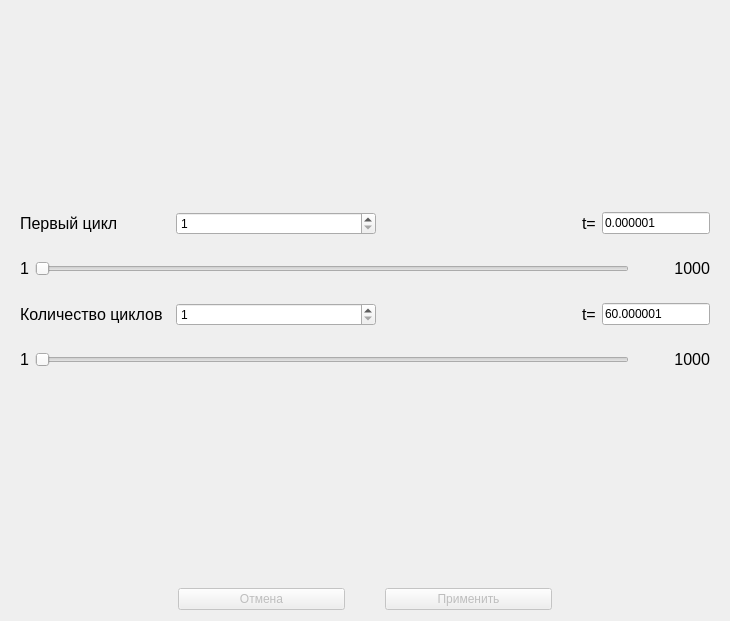
<?xml version="1.0" encoding="UTF-8"?>
<ui version="4.0">
 <class>NumCyclesPanel</class>
 <widget class="QWidget" name="NumCyclesPanel">
  <property name="geometry">
   <rect>
    <x>0</x>
    <y>0</y>
    <width>730</width>
    <height>621</height>
   </rect>
  </property>
  <property name="windowTitle">
   <string>Form</string>
  </property>
  <layout class="QVBoxLayout" name="verticalLayout_4" stretch="1,1,1,0">
   <property name="spacing">
    <number>0</number>
   </property>
   <item>
    <spacer name="verticalSpacer_2">
     <property name="orientation">
      <enum>Qt::Orientation::Vertical</enum>
     </property>
     <property name="sizeHint" stdset="0">
      <size>
       <width>20</width>
       <height>181</height>
      </size>
     </property>
    </spacer>
   </item>
   <item>
    <widget class="QWidget" name="wgt_cycles" native="true">
     <layout class="QVBoxLayout" name="verticalLayout_3">
      <item>
       <layout class="QVBoxLayout" name="verticalLayout_2">
        <item>
         <layout class="QHBoxLayout" name="horizontalLayout_5" stretch="0,0,0,0,0">
          <item>
           <widget class="QLabel" name="lbl_first_cycle">
            <property name="minimumSize">
             <size>
              <width>150</width>
              <height>0</height>
             </size>
            </property>
            <property name="text">
             <string>&lt;html&gt;&lt;head/&gt;&lt;body&gt;&lt;p&gt;&lt;span style=&quot; font-size:12pt;&quot;&gt;Первый цикл&lt;/span&gt;&lt;/p&gt;&lt;/body&gt;&lt;/html&gt;</string>
            </property>
           </widget>
          </item>
          <item>
           <widget class="QSpinBox" name="spin_first_cycle">
            <property name="sizePolicy">
             <sizepolicy hsizetype="Expanding" vsizetype="Fixed">
              <horstretch>0</horstretch>
              <verstretch>0</verstretch>
             </sizepolicy>
            </property>
            <property name="minimumSize">
             <size>
              <width>0</width>
              <height>0</height>
             </size>
            </property>
            <property name="maximumSize">
             <size>
              <width>200</width>
              <height>16777215</height>
             </size>
            </property>
            <property name="minimum">
             <number>1</number>
            </property>
           </widget>
          </item>
          <item>
           <spacer name="horizontalSpacer_4">
            <property name="orientation">
             <enum>Qt::Orientation::Horizontal</enum>
            </property>
            <property name="sizeHint" stdset="0">
             <size>
              <width>40</width>
              <height>20</height>
             </size>
            </property>
           </spacer>
          </item>
          <item>
           <widget class="QLabel" name="lbl_tstart">
            <property name="font">
             <font>
              <pointsize>12</pointsize>
             </font>
            </property>
            <property name="text">
             <string>t=</string>
            </property>
           </widget>
          </item>
          <item>
           <widget class="QLineEdit" name="le_tstart">
            <property name="sizePolicy">
             <sizepolicy hsizetype="Preferred" vsizetype="Fixed">
              <horstretch>0</horstretch>
              <verstretch>0</verstretch>
             </sizepolicy>
            </property>
            <property name="text">
             <string>0.000001</string>
            </property>
            <property name="readOnly">
             <bool>true</bool>
            </property>
           </widget>
          </item>
         </layout>
        </item>
        <item>
         <layout class="QHBoxLayout" name="horizontalLayout_6">
          <item>
           <widget class="QLabel" name="lbl_first_cycle_min">
            <property name="sizePolicy">
             <sizepolicy hsizetype="Preferred" vsizetype="Preferred">
              <horstretch>0</horstretch>
              <verstretch>0</verstretch>
             </sizepolicy>
            </property>
            <property name="minimumSize">
             <size>
              <width>0</width>
              <height>0</height>
             </size>
            </property>
            <property name="text">
             <string>&lt;html&gt;&lt;head/&gt;&lt;body&gt;&lt;p&gt;&lt;span style=&quot; font-size:12pt;&quot;&gt;1&lt;/span&gt;&lt;/p&gt;&lt;/body&gt;&lt;/html&gt;</string>
            </property>
           </widget>
          </item>
          <item>
           <widget class="QSlider" name="slider_first_cycle">
            <property name="minimum">
             <number>1</number>
            </property>
            <property name="maximum">
             <number>1000</number>
            </property>
            <property name="orientation">
             <enum>Qt::Orientation::Horizontal</enum>
            </property>
           </widget>
          </item>
          <item>
           <widget class="QLabel" name="lbl_first_cycle_max">
            <property name="minimumSize">
             <size>
              <width>75</width>
              <height>0</height>
             </size>
            </property>
            <property name="text">
             <string>&lt;html&gt;&lt;head/&gt;&lt;body&gt;&lt;p&gt;&lt;span style=&quot; font-size:12pt;&quot;&gt;1000&lt;/span&gt;&lt;/p&gt;&lt;/body&gt;&lt;/html&gt;</string>
            </property>
            <property name="alignment">
             <set>Qt::AlignmentFlag::AlignRight|Qt::AlignmentFlag::AlignTrailing|Qt::AlignmentFlag::AlignVCenter</set>
            </property>
           </widget>
          </item>
         </layout>
        </item>
       </layout>
      </item>
      <item>
       <layout class="QVBoxLayout" name="verticalLayout">
        <item>
         <layout class="QHBoxLayout" name="horizontalLayout_4" stretch="0,0,0,0,0">
          <item>
           <widget class="QLabel" name="lbl_num_cycles">
            <property name="sizePolicy">
             <sizepolicy hsizetype="Preferred" vsizetype="Preferred">
              <horstretch>0</horstretch>
              <verstretch>0</verstretch>
             </sizepolicy>
            </property>
            <property name="minimumSize">
             <size>
              <width>150</width>
              <height>0</height>
             </size>
            </property>
            <property name="maximumSize">
             <size>
              <width>16777215</width>
              <height>16777215</height>
             </size>
            </property>
            <property name="text">
             <string>&lt;html&gt;&lt;head/&gt;&lt;body&gt;&lt;p&gt;&lt;span style=&quot; font-size:12pt;&quot;&gt;Количество циклов&lt;/span&gt;&lt;/p&gt;&lt;/body&gt;&lt;/html&gt;</string>
            </property>
           </widget>
          </item>
          <item>
           <widget class="QSpinBox" name="spin_num_cycles">
            <property name="sizePolicy">
             <sizepolicy hsizetype="Expanding" vsizetype="Fixed">
              <horstretch>0</horstretch>
              <verstretch>0</verstretch>
             </sizepolicy>
            </property>
            <property name="minimumSize">
             <size>
              <width>0</width>
              <height>0</height>
             </size>
            </property>
            <property name="maximumSize">
             <size>
              <width>200</width>
              <height>16777215</height>
             </size>
            </property>
            <property name="minimum">
             <number>1</number>
            </property>
           </widget>
          </item>
          <item>
           <spacer name="horizontalSpacer_2">
            <property name="orientation">
             <enum>Qt::Orientation::Horizontal</enum>
            </property>
            <property name="sizeHint" stdset="0">
             <size>
              <width>40</width>
              <height>20</height>
             </size>
            </property>
           </spacer>
          </item>
          <item>
           <widget class="QLabel" name="lbl_tend">
            <property name="font">
             <font>
              <pointsize>12</pointsize>
             </font>
            </property>
            <property name="text">
             <string>t=</string>
            </property>
           </widget>
          </item>
          <item>
           <widget class="QLineEdit" name="le_tend">
            <property name="sizePolicy">
             <sizepolicy hsizetype="Preferred" vsizetype="Fixed">
              <horstretch>0</horstretch>
              <verstretch>0</verstretch>
             </sizepolicy>
            </property>
            <property name="text">
             <string>60.000001</string>
            </property>
            <property name="readOnly">
             <bool>true</bool>
            </property>
           </widget>
          </item>
         </layout>
        </item>
        <item>
         <layout class="QHBoxLayout" name="horizontalLayout_3">
          <item>
           <widget class="QLabel" name="lbl_num_cycles_min">
            <property name="sizePolicy">
             <sizepolicy hsizetype="Preferred" vsizetype="Preferred">
              <horstretch>0</horstretch>
              <verstretch>0</verstretch>
             </sizepolicy>
            </property>
            <property name="minimumSize">
             <size>
              <width>0</width>
              <height>0</height>
             </size>
            </property>
            <property name="text">
             <string>&lt;html&gt;&lt;head/&gt;&lt;body&gt;&lt;p&gt;&lt;span style=&quot; font-size:12pt;&quot;&gt;1&lt;/span&gt;&lt;/p&gt;&lt;/body&gt;&lt;/html&gt;</string>
            </property>
           </widget>
          </item>
          <item>
           <widget class="QSlider" name="slider_num_cycles">
            <property name="minimum">
             <number>1</number>
            </property>
            <property name="maximum">
             <number>1000</number>
            </property>
            <property name="orientation">
             <enum>Qt::Orientation::Horizontal</enum>
            </property>
           </widget>
          </item>
          <item>
           <widget class="QLabel" name="lbl_num_cycles_max">
            <property name="minimumSize">
             <size>
              <width>75</width>
              <height>0</height>
             </size>
            </property>
            <property name="text">
             <string>&lt;html&gt;&lt;head/&gt;&lt;body&gt;&lt;p&gt;&lt;span style=&quot; font-size:12pt;&quot;&gt;1000&lt;/span&gt;&lt;/p&gt;&lt;/body&gt;&lt;/html&gt;</string>
            </property>
            <property name="alignment">
             <set>Qt::AlignmentFlag::AlignRight|Qt::AlignmentFlag::AlignTrailing|Qt::AlignmentFlag::AlignVCenter</set>
            </property>
           </widget>
          </item>
         </layout>
        </item>
       </layout>
      </item>
     </layout>
    </widget>
   </item>
   <item>
    <spacer name="verticalSpacer">
     <property name="orientation">
      <enum>Qt::Orientation::Vertical</enum>
     </property>
     <property name="sizeHint" stdset="0">
      <size>
       <width>20</width>
       <height>180</height>
      </size>
     </property>
    </spacer>
   </item>
   <item>
    <layout class="QHBoxLayout" name="horizontalLayout_buttons" stretch="1,1,0,1,1">
     <item>
      <spacer name="horizontalSpacer_buttons">
       <property name="orientation">
        <enum>Qt::Orientation::Horizontal</enum>
       </property>
       <property name="sizeHint" stdset="0">
        <size>
         <width>40</width>
         <height>20</height>
        </size>
       </property>
      </spacer>
     </item>
     <item>
      <widget class="QPushButton" name="btn_cancel">
       <property name="enabled">
        <bool>false</bool>
       </property>
       <property name="text">
        <string>Отмена</string>
       </property>
      </widget>
     </item>
     <item>
      <spacer name="horizontalSpacer">
       <property name="orientation">
        <enum>Qt::Orientation::Horizontal</enum>
       </property>
       <property name="sizeHint" stdset="0">
        <size>
         <width>40</width>
         <height>20</height>
        </size>
       </property>
      </spacer>
     </item>
     <item>
      <widget class="QPushButton" name="btn_apply">
       <property name="enabled">
        <bool>false</bool>
       </property>
       <property name="text">
        <string>Применить</string>
       </property>
      </widget>
     </item>
     <item>
      <spacer name="horizontalSpacer_3">
       <property name="orientation">
        <enum>Qt::Orientation::Horizontal</enum>
       </property>
       <property name="sizeHint" stdset="0">
        <size>
         <width>40</width>
         <height>20</height>
        </size>
       </property>
      </spacer>
     </item>
    </layout>
   </item>
  </layout>
 </widget>
 <resources/>
 <connections/>
</ui>
